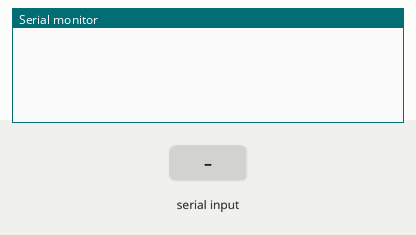
Simulated run of this sketch. Board: Arduino Zero (SAMD21). On the bench: the last lines printed to the serial monitor. Inputs (shaded band) come from the test bench.

Above: at 1.2 s.
1.3 s: "0" received over Serial
At 2.4 s:
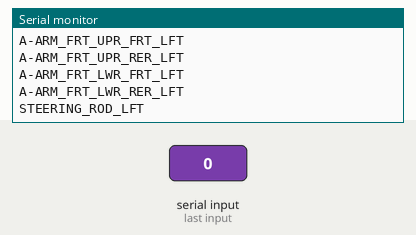
2.8 s: "1" received over Serial
At 3.5 s:
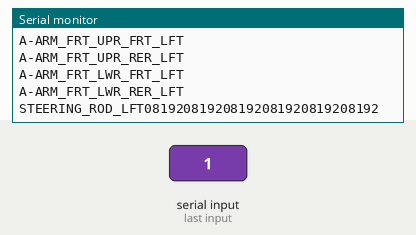

Measured:
- after the input at 1.3 s, the serial monitor: prints a new line at once (image 1)
- after the input at 2.8 s, the serial monitor: prints a new line at once (image 2)

The sketch:

script.ino
```cpp
void setup() {
  analogReadResolution(14); // 0 - 16383
  Serial.begin(9600);
}

void loop() {
  if (Serial.available() > 0) {
    char status = Serial.read();  // read one char

    if (status == '0') {
      // write all sensor names in order
      // \n indicates a split between sensors
      // \0 indicates the end of the init string
      Serial.print("PUSHROD_FRT_LFT\n");
      Serial.print("A-ARM_FRT_UPR_FRT_LFT\n");
      Serial.print("A-ARM_FRT_UPR_RER_LFT\n");
      Serial.print("A-ARM_FRT_LWR_FRT_LFT\n");
      Serial.print("A-ARM_FRT_LWR_RER_LFT\n");
      Serial.print("STEERING_ROD_LFT\0");
    } else if (status == '1') {
      int val0 = analogRead(A0);
      int val1 = analogRead(A1);
      int val2 = analogRead(A2);
      int val3 = analogRead(A3);
      int val4 = analogRead(A4);
      int val5 = analogRead(A5);

      char buffer[31];

      sprintf(buffer, "%05d%05d%05d%05d%05d%05d", val0, val1, val2, val3, val4, val5);

      Serial.print(buffer);
    }
  }
}
```
